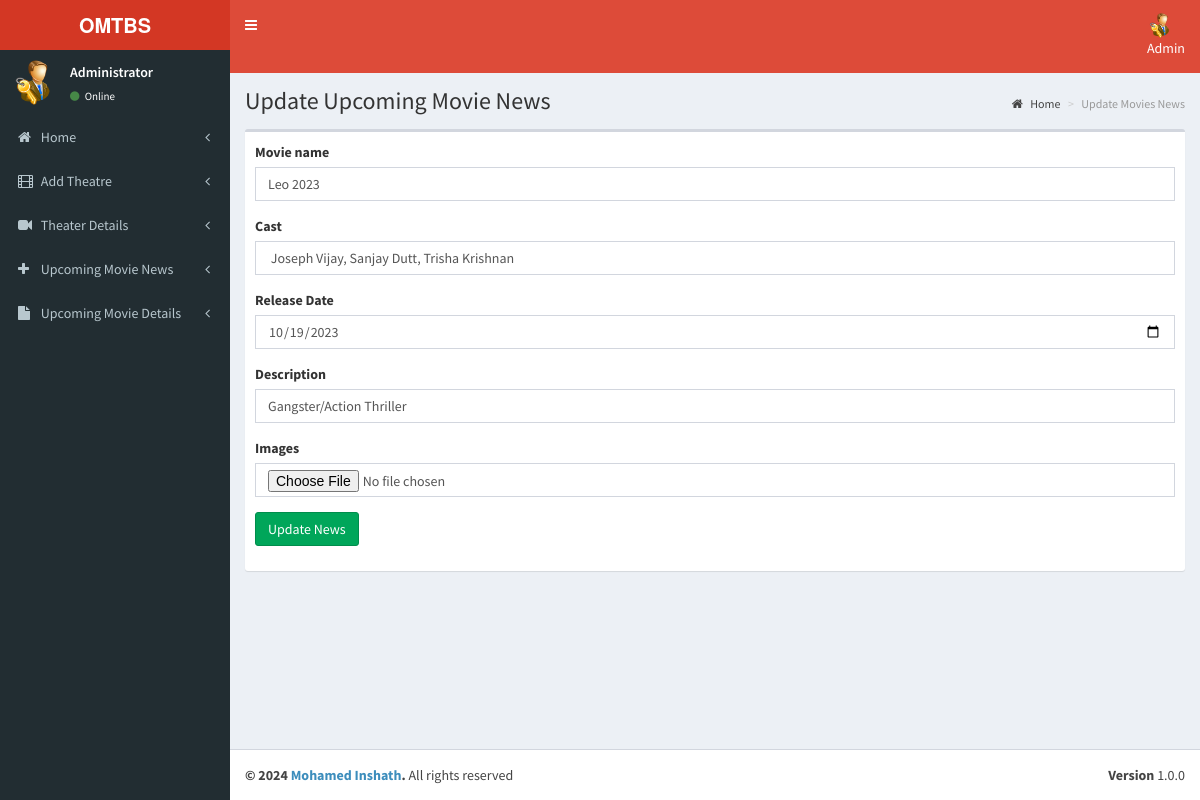
Page /OMTBS/admin/pages/update_movie_news.php?updateid=1 (signed in) on the committed database.
### tables this page shows
CREATE TABLE `tbl_news` (
  `news_id` int(11) NOT NULL,
  `name` varchar(100) NOT NULL,
  `cast` varchar(100) NOT NULL,
  `news_date` date NOT NULL,
  `description` varchar(200) NOT NULL,
  `attachment` varchar(200) NOT NULL
);

### OMTBS/admin/pages/update_movie_news.php (the view, shortened to what this page needs)
<?php
include('../partials/header.php');
?>
<link rel="stylesheet" href="../assets/validation/dist/css/bootstrapValidator.css"/>
  <div class="content-wrapper">
    <section class="content-header">
      <h1>
        Update Upcoming Movie News
      </h1>
      <ol class="breadcrumb">
        <li><a href="dashboard.php"><i class="fa fa-home"></i> Home</a></li>
        <li class="active">Update Movies News</li>
      </ol>
    </section>
    <section class="content">
      <div class="box">
        <div class="box-body">
             <?php
                include('../config/config.php');
                $id = $_GET['updateid'];
                $qry = "SELECT * FROM `tbl_news` WHERE news_id = $id";
                $result = mysqli_query($con,$qry);
                if(mysqli_num_rows($result) > 0) {
                while($row = mysqli_fetch_assoc($result)){
            ?>
            <form action="../backend/update_movies_news.php" method="post" enctype="multipart/form-data" id="form1">
              <div class="form-group">
                <label class="control-label">Movie name</label>
                <input type="text" name="name" class="form-control" value="<?php echo $row['name']; ?>"/>
              </div>
              <div class="form-group">
                 <label class="control-label">Cast</label>
                <input type="text" name="cast" class="form-control" value="<?php echo $row['cast']; ?>">
              </div>
              <div class="form-group">
                <label class="control-label">Release Date</label>
                <input type="date" name="date" class="form-control" value="<?php echo $row['news_date']; ?>"/>
              </div>
              <div class="form-group">
                <label class="control-label">Description</label>
                 <input type="text" name="description" class="form-control" value="<?php echo $row['description']; ?>">
              </div>
              <div class="form-group">
                  <label class="control-label">Images</label>
              <input type="file"  name="attachment" class="form-control" placeholder="Images" value="<?php echo $row['attachment']; ?>">
              </div>
              <div class="form-group">
                <button class="btn btn-success" name="UpdateNews">Update News</button>
              </div>
        </form>
            <?php }} ?>
        </div>
      </div>
    </section>
  </div>
  <?php
include('../partials/footer.php');
?>

### rows in the picture
tbl_news: name "Leo 2023", cast "Joseph Vijay, Sanjay Dutt, Trisha Krishnan", date "10/19/2023", description "Gangster/Action Thriller"
